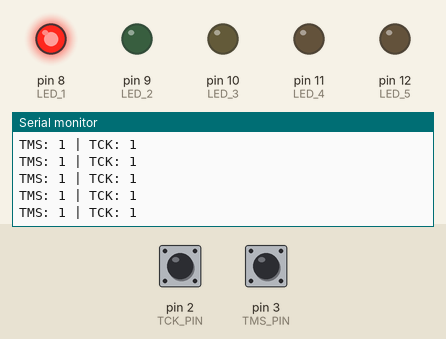
Bench run of a sketch on a simulated Arduino Uno, built with avr-gcc and run on an emulated ATmega328P. Parts: output pins drawn as LEDs (lit = HIGH), the last lines printed to the serial monitor. The inputs (shaded band) are chosen by the test bench; at power-on: pin 2 (TCK_PIN) HIGH, pin 3 (TMS_PIN) HIGH.

Above: at 1.2 s.
1.3 s: pin 2 (TCK_PIN) pulsed LOW 5 times (0.12 s each, 0.3 s apart)
At 1.36 s:
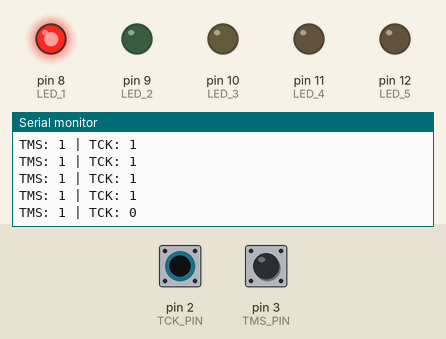
5.8 s: pin 2 (TCK_PIN) pulsed LOW 5 times (0.12 s each, 0.3 s apart)
At 5.91 s:
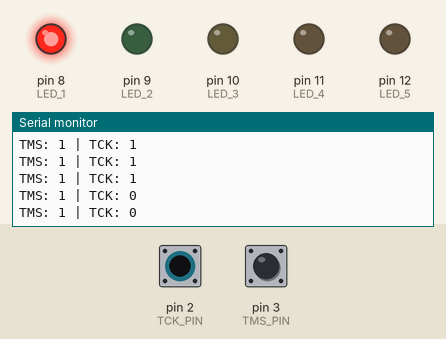

Measured:
- after the input at 1.3 s, the serial monitor: prints a new line after 0.05 s (image 1)
- after the input at 5.8 s, the serial monitor: prints a new line after 0.05 s (image 2)

The sketch:

sketch.ino
```cpp
#define TCK_PIN 2 // Test Clock
#define TMS_PIN 3 // Test Mode Select


// LED Pins for representing states
#define LED_1 8  // TEST_LOGIC_RESET
#define LED_2 9  // RUN_TEST_IDLE
#define LED_3 10 // SELECT_DR_SCAN
#define LED_4 11 // CAPTURE_DR
#define LED_5 12 // UPDATE_IR


enum TAP_State {
  TEST_LOGIC_RESET,
  RUN_TEST_IDLE,
  SELECT_DR_SCAN,
  CAPTURE_DR,
  SHIFT_DR,
  EXIT1_DR,
  PAUSE_DR,
  EXIT2_DR,
  UPDATE_DR,
  SELECT_IR_SCAN,
  CAPTURE_IR,
  SHIFT_IR,
  EXIT1_IR,
  PAUSE_IR,
  EXIT2_IR,
  UPDATE_IR
};


TAP_State currentState = TEST_LOGIC_RESET;
bool lastTckState = LOW; // To track the previous state of TCK


void setup() {
  // Button input pins
  pinMode(TCK_PIN, INPUT);
  pinMode(TMS_PIN, INPUT);


  // LED output pins
  pinMode(LED_1, OUTPUT);
  pinMode(LED_2, OUTPUT);
  pinMode(LED_3, OUTPUT);
  pinMode(LED_4, OUTPUT);
  pinMode(LED_5, OUTPUT);


  // Initialize Serial Monitor
  Serial.begin(9600);
  Serial.println("Starting JTAG TAP Controller Simulation");
  indicateState(currentState); // Indicate the initial state with LEDs
}


void loop() {
  bool tms = digitalRead(TMS_PIN);  // Read TMS state
  bool tck = digitalRead(TCK_PIN);  // Read TCK state


  // Debugging button states
  Serial.print("TMS: ");
  Serial.print(tms);
  Serial.print(" | TCK: ");
  Serial.println(tck);


  // Detect rising edge of TCK
  if (tck == HIGH && lastTckState == LOW) { // Rising edge detected
    Serial.println("Rising edge detected on TCK");


    // Print the current state before transition
    Serial.print("Previous State: ");
    Serial.println(stateToString(currentState));


    // Perform state transition based on TMS input
    switch (currentState) {
      case TEST_LOGIC_RESET:
        currentState = tms ? TEST_LOGIC_RESET : RUN_TEST_IDLE;
        break;
      case RUN_TEST_IDLE:
        currentState = tms ? SELECT_DR_SCAN : RUN_TEST_IDLE;
        break;
      case SELECT_DR_SCAN:
        currentState = tms ? SELECT_IR_SCAN : CAPTURE_DR;
        break;
      case CAPTURE_DR:
        currentState = tms ? EXIT1_DR : SHIFT_DR;
        break;
      case SHIFT_DR:
        currentState = tms ? EXIT1_DR : SHIFT_DR;
        break;
      case EXIT1_DR:
        currentState = tms ? UPDATE_DR : PAUSE_DR;
        break;
      case PAUSE_DR:
        currentState = tms ? EXIT2_DR : PAUSE_DR;
        break;
      case EXIT2_DR:
        currentState = tms ? UPDATE_DR : SHIFT_DR;
        break;
      case UPDATE_DR:
        currentState = tms ? SELECT_DR_SCAN : RUN_TEST_IDLE;
        break;
      case SELECT_IR_SCAN:
        currentState = tms ? TEST_LOGIC_RESET : CAPTURE_IR;
        break;
      case CAPTURE_IR:
        currentState = tms ? EXIT1_IR : SHIFT_IR;
        break;
      case SHIFT_IR:
        currentState = tms ? EXIT1_IR : SHIFT_IR;
        break;
      case EXIT1_IR:
        currentState = tms ? UPDATE_IR : PAUSE_IR;
        break;
      case PAUSE_IR:
        currentState = tms ? EXIT2_IR : PAUSE_IR;
        break;
      case EXIT2_IR:
        currentState = tms ? UPDATE_IR : SHIFT_DR;
        break;
      case UPDATE_IR:
        currentState = tms ? SELECT_DR_SCAN : RUN_TEST_IDLE;
        break;
    }


    // Indicate the new state with LEDs
    indicateState(currentState);


    // Print the new state to Serial Monitor
    Serial.print("New State: ");
    Serial.println(stateToString(currentState));
  }


  // Update last TCK state
  lastTckState = tck;


  delay(50); // Add a small delay to stabilize input readings
}


// Function to control LEDs based on the current state
void indicateState(TAP_State state) {
  // Turn off all LEDs
  digitalWrite(LED_1, LOW);
  digitalWrite(LED_2, LOW);
  digitalWrite(LED_3, LOW);
  digitalWrite(LED_4, LOW);
  digitalWrite(LED_5, LOW);


  // Turn on the LED corresponding to the current state
  switch (state) {
    case TEST_LOGIC_RESET:
      digitalWrite(LED_1, HIGH);
      break;
    case RUN_TEST_IDLE:
      digitalWrite(LED_2, HIGH);
      break;
    case SELECT_DR_SCAN:
      digitalWrite(LED_3, HIGH);
      break;
    case CAPTURE_DR:
      digitalWrite(LED_4, HIGH);
      break;
    case UPDATE_IR:
      digitalWrite(LED_5, HIGH);
      break;
    default:
      break; // Handle additional states as needed
  }
}


// Function to return a string representation of the current state
String stateToString(TAP_State state) {
  switch (state) {
    case TEST_LOGIC_RESET: return "Test-Logic-Reset";
    case RUN_TEST_IDLE: return "Run-Test/Idle";
    case SELECT_DR_SCAN: return "Select-DR-Scan";
    case CAPTURE_DR: return "Capture-DR";
    case SHIFT_DR: return "Shift-DR";
    case EXIT1_DR: return "Exit1-DR";
    case PAUSE_DR: return "Pause-DR";
    case EXIT2_DR: return "Exit2-DR";
    case UPDATE_DR: return "Update-DR";
    case SELECT_IR_SCAN: return "Select-IR-Scan";
    case CAPTURE_IR: return "Capture-IR";
    case SHIFT_IR: return "Shift-IR";
    case EXIT1_IR: return "Exit1-IR";
    case PAUSE_IR: return "Pause-IR";
    case EXIT2_IR: return "Exit2-IR";
    case UPDATE_IR: return "Update-IR";
    default: return "Unknown State";
  }
}
```
